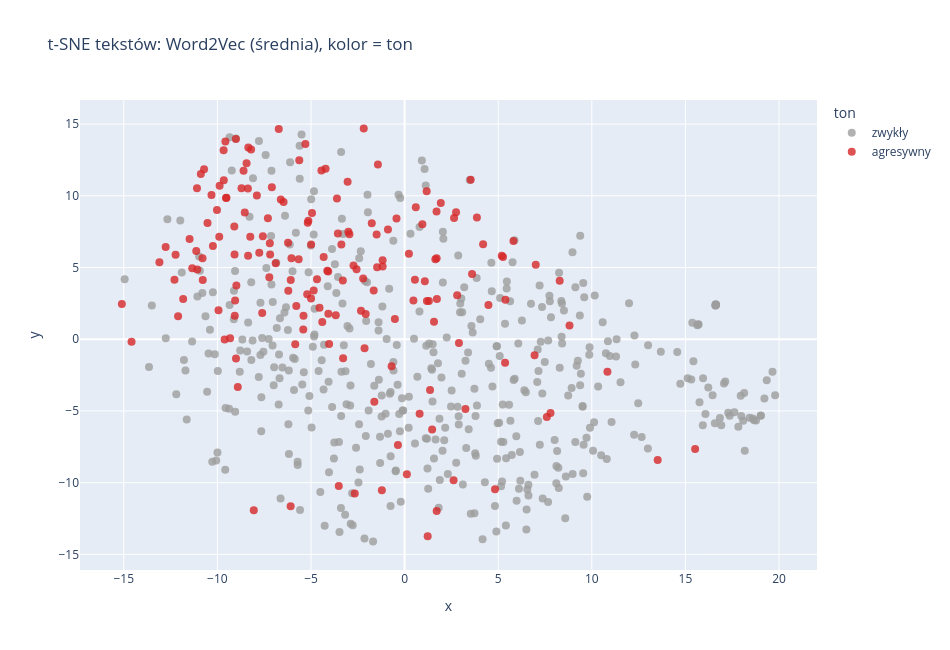
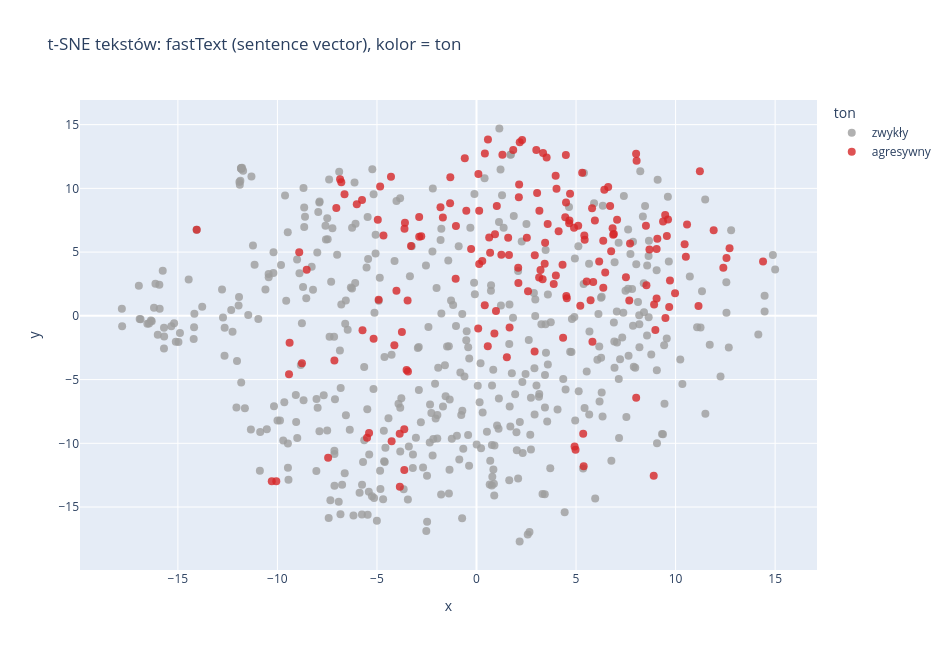

Notebook source saved alongside these figures, in order:
### Markdown cell above
### t-SNE: ton

### Code cell
for name, xy in text_xy.items():
    fig = px.scatter(hover.assign(x=xy[:, 0], y=xy[:, 1]), x="x", y="y", color="ton", color_discrete_map=TON_COLORS,
                     category_orders={"ton": ["zwykły", "agresywny"]}, hover_name="meta",
                     hover_data={"stance": True, "tekst": True, "x": False, "y": False},
                     title=f"t-SNE tekstów: {name}, kolor = ton", width=950, height=650)
    fig.update_traces(marker=dict(size=8, opacity=0.8))
    fig.show()

### Figure 1 — Plotly figure (JSON) as saved in the notebook; plotly's stock layout.template omitted (floating-point values rounded to 4 significant figures; data arrays with more than 128 entries replaced by an {"elided": "..."} marker saying what was removed)
{"data": [{"customdata": {"elided": "430x2 str values"}, "hovertemplate": "<b>%{hovertext}</b><br><br>ton=zwykły<br>stance=%{customdata[0]}<br>tekst=%{customdata[1]}<extra></extra>", "hovertext": {"elided": "430 str values"}, "legendgroup": "zwykły", "marker": {"color": "#9e9e9e", "opacity": 0.8, "size": 8, "symbol": "circle"}, "mode": "markers", "name": "zwykły", "orientation": "v", "showlegend": true, "type": "scatter", "x": {"elided": "430 float values"}, "xaxis": "x", "y": {"elided": "430 float values"}, "yaxis": "y"}, {"customdata": {"elided": "170x2 str values"}, "hovertemplate": "<b>%{hovertext}</b><br><br>ton=agresywny<br>stance=%{customdata[0]}<br>tekst=%{customdata[1]}<extra></extra>", "hovertext": {"elided": "170 str values"}, "legendgroup": "agresywny", "marker": {"color": "#d62728", "opacity": 0.8, "size": 8, "symbol": "circle"}, "mode": "markers", "name": "agresywny", "orientation": "v", "showlegend": true, "type": "scatter", "x": {"elided": "170 float values"}, "xaxis": "x", "y": {"elided": "170 float values"}, "yaxis": "y"}], "layout": {"height": 650, "legend": {"title": {"text": "ton"}, "tracegroupgap": 0}, "title": {"text": "t-SNE tekstów: Word2Vec (średnia), kolor = ton"}, "width": 950, "xaxis": {"anchor": "y", "domain": [0.0, 1.0], "title": {"text": "x"}}, "yaxis": {"anchor": "x", "domain": [0.0, 1.0], "title": {"text": "y"}}}}

### Figure 2 — Plotly figure (JSON) as saved in the notebook; plotly's stock layout.template omitted (floating-point values rounded to 4 significant figures; data arrays with more than 128 entries replaced by an {"elided": "..."} marker saying what was removed)
{"data": [{"customdata": {"elided": "430x2 str values"}, "hovertemplate": "<b>%{hovertext}</b><br><br>ton=zwykły<br>stance=%{customdata[0]}<br>tekst=%{customdata[1]}<extra></extra>", "hovertext": {"elided": "430 str values"}, "legendgroup": "zwykły", "marker": {"color": "#9e9e9e", "opacity": 0.8, "size": 8, "symbol": "circle"}, "mode": "markers", "name": "zwykły", "orientation": "v", "showlegend": true, "type": "scatter", "x": {"elided": "430 float values"}, "xaxis": "x", "y": {"elided": "430 float values"}, "yaxis": "y"}, {"customdata": {"elided": "170x2 str values"}, "hovertemplate": "<b>%{hovertext}</b><br><br>ton=agresywny<br>stance=%{customdata[0]}<br>tekst=%{customdata[1]}<extra></extra>", "hovertext": {"elided": "170 str values"}, "legendgroup": "agresywny", "marker": {"color": "#d62728", "opacity": 0.8, "size": 8, "symbol": "circle"}, "mode": "markers", "name": "agresywny", "orientation": "v", "showlegend": true, "type": "scatter", "x": {"elided": "170 float values"}, "xaxis": "x", "y": {"elided": "170 float values"}, "yaxis": "y"}], "layout": {"height": 650, "legend": {"title": {"text": "ton"}, "tracegroupgap": 0}, "title": {"text": "t-SNE tekstów: fastText (sentence vector), kolor = ton"}, "width": 950, "xaxis": {"anchor": "y", "domain": [0.0, 1.0], "title": {"text": "x"}}, "yaxis": {"anchor": "x", "domain": [0.0, 1.0], "title": {"text": "y"}}}}
